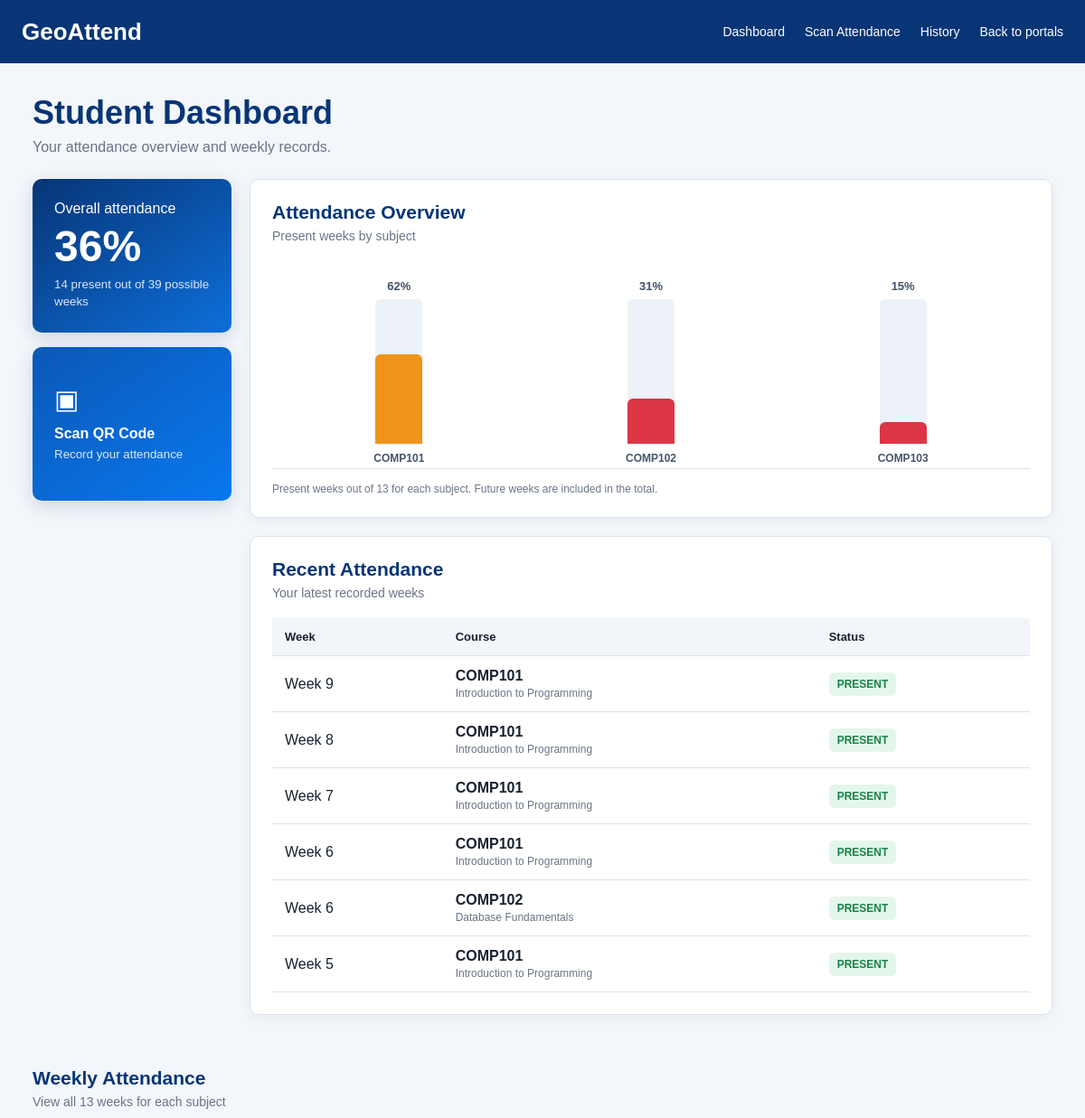
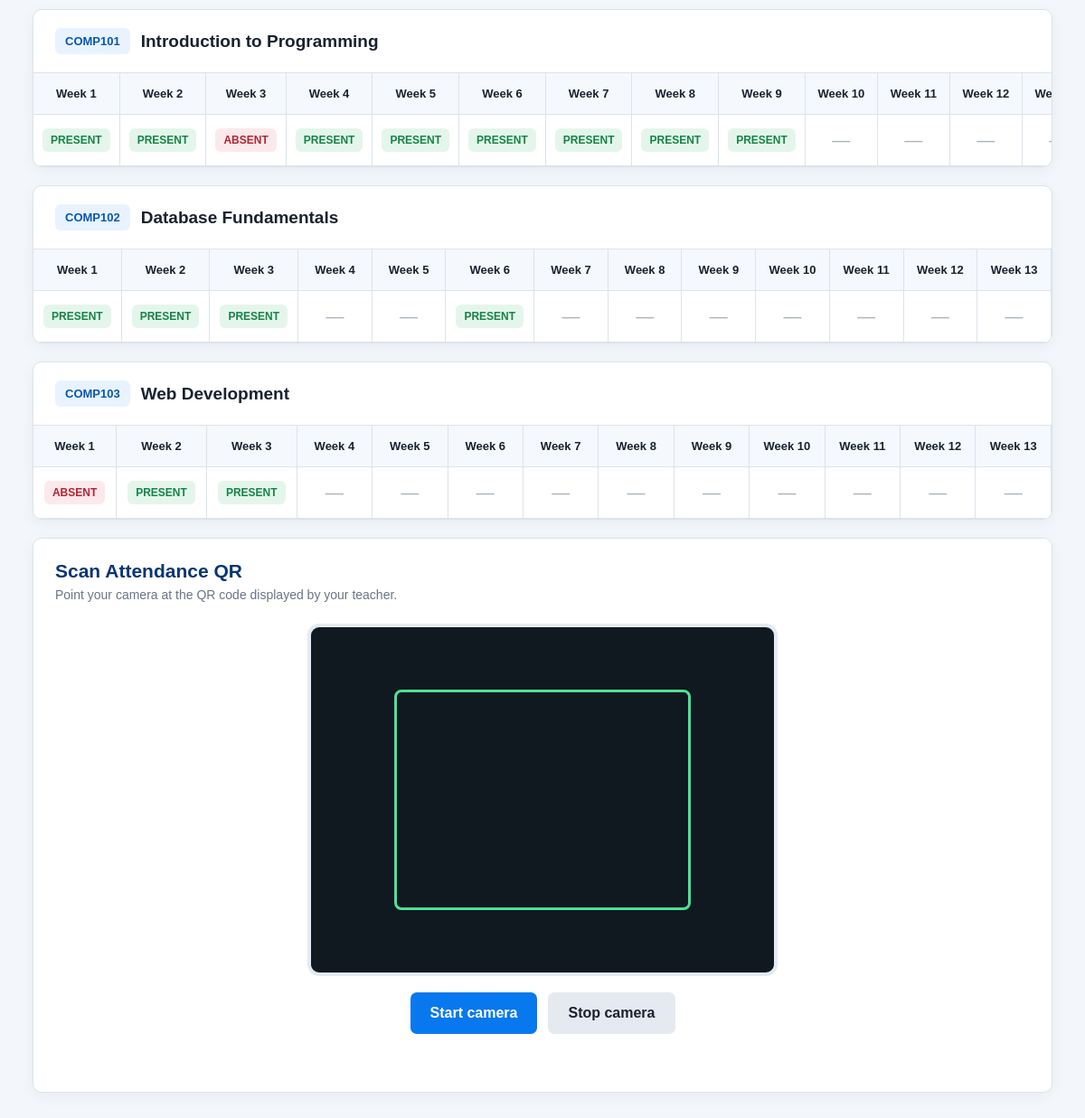
Screenshot of /student/1 with the database file from the repository (2 pictures, top to bottom).
### tables this page shows
CREATE TABLE class_sections (
    section_id INTEGER PRIMARY KEY AUTOINCREMENT,

    course_id INTEGER NOT NULL REFERENCES courses(course_id),
    lecturer_id INTEGER NOT NULL REFERENCES lecturers(lecturer_id),
    room_id INTEGER NOT NULL REFERENCES rooms(room_id),

    semester TEXT NOT NULL,
    academic_year TEXT NOT NULL,

    day_of_week TEXT NOT NULL
        CHECK (day_of_week IN (
            'MONDAY',
            'TUESDAY',
            'WEDNESDAY',
            'THURSDAY',
            'FRIDAY',
            'SATURDAY',
            'SUNDAY'
        )),

    start_time TEXT NOT NULL,
    end_time TEXT NOT NULL,

    section_status TEXT NOT NULL DEFAULT 'ACTIVE'
        CHECK (section_status IN ('ACTIVE', 'INACTIVE'))
);

CREATE TABLE courses (
    course_id INTEGER PRIMARY KEY AUTOINCREMENT,
    course_code TEXT NOT NULL UNIQUE,
    course_name TEXT NOT NULL,
    course_description TEXT
);

CREATE TABLE attendance_records (
    attendance_id INTEGER PRIMARY KEY AUTOINCREMENT,

    session_id INTEGER NOT NULL
        REFERENCES attendance_sessions(session_id),

    student_id INTEGER NOT NULL
        REFERENCES students(student_id),

    -- CLOCK IN
    clock_in_time TEXT,

    clock_in_latitude REAL,
    clock_in_longitude REAL,
    clock_in_accuracy_m REAL,
    clock_in_distance_m REAL,

    -- CLOCK OUT
    clock_out_time TEXT,

    clock_out_latitude REAL,
    clock_out_longitude REAL,
    clock_out_accuracy_m REAL,
    clock_out_distance_m REAL,

    -- WHAT THE SYSTEM DETECTED
    system_status TEXT
        CHECK (system_status IN (
            'PRESENT',
            'LATE',
            'INCOMPLETE',
            'ABSENT'
        )),

    -- FINAL OFFICIAL RESULT
    final_status TEXT
        CHECK (final_status IN (
            'PRESENT',
            'LATE',
            'ABSENT',
            'EXCUSED',
            'INCOMPLETE'
        )),

    -- CLOCK-IN / CLOCK-OUT WORKFLOW STATE
    completion_status TEXT NOT NULL DEFAULT 'ACTIVE'
        CHECK (completion_status IN (
            'ACTIVE',
            'COMPLETE',
            'MISSING_CLOCK_IN',
            'MISSING_CLOCK_OUT',
            'MANUAL_REVIEW',
            'MANUALLY_RESOLVED'
        )),

    -- HOW ATTENDANCE WAS RECORDED
    verification_method TEXT
        CHECK (verification_method IN (
            'QR_GPS',
            'LATE_CHECK_IN',
            'MANUAL',
            'LECTURER_OVERRIDE'
        )),

    created_at TEXT NOT NULL DEFAULT CURRENT_TIMESTAMP,
    updated_at TEXT NOT NULL DEFAULT CURRENT_TIMESTAMP,

    UNIQUE (session_id, student_id)
);

### app.py (the view)
@app.route('/student/<int:student_id>')
def student_page(student_id):
    subjects = db.student_subjects(student_id)
    grids = {}
    for subject in subjects:
        subject_id = subject['subject_id']
        grids[subject_id] = db.attendance_grid(subject_id)
    return render_template(
        'student.html',
        student_id=student_id,
        subjects=subjects,
        grids=grids
    )

### database.py (called while the page is built)
def connect():
    db = sqlite3.connect(DATABASE)
    db.row_factory = sqlite3.Row
    db.execute('PRAGMA foreign_keys = ON')
    return db

def read(sql, values=()):
    with closing(connect()) as db:
        return db.execute(sql, values).fetchall()

def student_subjects(student_id):
    return read('''SELECT cs.section_id AS subject_id, c.course_code AS code, c.course_name AS name
                   FROM enrolments e JOIN class_sections cs USING(section_id)
                   JOIN courses c USING(course_id)
                   WHERE e.student_id = ? AND e.enrolment_status = 'ACTIVE'
                     AND cs.section_status = 'ACTIVE' ''', (student_id,))

def first_week(subject_id):
    rows = read('SELECT MIN(session_date) AS first_date FROM attendance_sessions WHERE section_id = ?', (subject_id,))
    return date.fromisoformat(rows[0]['first_date']) if rows[0]['first_date'] else date.today()

def attendance_grid(subject_id):
    start = first_week(subject_id)
    rows = read('''SELECT a.student_id, a.final_status, s.session_date FROM attendance_records a
                   JOIN attendance_sessions s USING(session_id) WHERE s.section_id = ?''', (subject_id,))
    grid = {}
    for row in rows:
        week = (date.fromisoformat(row['session_date']) - start).days // 7 + 1
        grid[(row['student_id'], week)] = row['final_status'] or ''
    return grid

### templates/student.html (shortened to what this page needs)
<!DOCTYPE html>
<html lang="en">
<head>
    <link
        rel="stylesheet"
        href="{{ url_for('static', filename='CSS/style.css') }}"
    >
</head>
<body class="student-dashboard">
    {% set totals = namespace(present=0) %}
    {% set total_possible = subjects|length * 13 %}
    {% for subject in subjects %}
        {% for week in range(1, 14) %}
            {% set status = grids[subject.subject_id].get((student_id, week), '')|upper %}
            {% if status == 'PRESENT' %}
                {% set totals.present = totals.present + 1 %}
            {% endif %}
        {% endfor %}
    {% endfor %}
    <header class="top-header">
        <a class="logo" href="{{ url_for('select_user_page') }}">
            GeoAttend
        </a>
        <nav class="student-nav" aria-label="Student navigation">
            <a href="#overview">Dashboard</a>
            <a href="#scan-attendance">Scan Attendance</a>
            <a href="#history">History</a>
            <a href="{{ url_for('select_user_page') }}">Back to portals</a>
        </nav>
    </header>
    <main class="dashboard-container" id="overview">
        <div class="page-heading">
            <h1>Student Dashboard</h1>
            <p>Your attendance overview and weekly records.</p>
        </div>
        <div class="student-overview-layout">
            <aside class="student-quick-cards">
                <section class="student-percentage-card" aria-label="Overall attendance">
                    <span>Overall attendance</span>
                    {% if total_possible %}
                        <strong>
                            {{ ((totals.present / total_possible) * 100)|round|int }}%
                        </strong>
                    {% else %}
                        <strong>—</strong>
                    {% endif %}
                    <small>
                        {{ totals.present }} present out of
                        {{ total_possible }} possible weeks
                    </small>
                </section>
                <a class="student-scan-tile" href="#scan-attendance">
                    <span class="student-scan-symbol" aria-hidden="true">▣</span>
                    <strong>Scan QR Code</strong>
                    <small>Record your attendance</small>
                </a>
            </aside>
            <div class="student-overview-main">
                <section class="content-card student-chart-card">
                    <div class="student-card-heading">
                        <div>
                            <h2>Attendance Overview</h2>
                            <p>Present weeks by subject</p>
                        </div>
                    </div>
                    {% if subjects %}
                    <div class="student-chart">
                        {% for subject in subjects %}
                            {% set subject_total = namespace(present=0) %}
                            {% for week in range(1, 14) %}
                                {% set status = grids[subject.subject_id].get((student_id, week), '')|upper %}
                                {% if status == 'PRESENT' %}
                                    {% set subject_total.present = subject_total.present + 1 %}
                                {% endif %}
                            {% endfor %}
                            {% set percentage = ((subject_total.present / 13) * 100)|round|int %}
                            <div class="student-chart-item">
                                <span class="student-chart-value">
                                    {{ percentage }}%
                                </span>
                                <div class="student-chart-track">
                                    <div
                                        class="student-chart-bar
                                        {% if percentage >= 75 %}chart-green
                                        {% elif percentage >= 50 %}chart-orange
                                        {% else %}chart-red{% endif %}"
                                        style="height: {{ percentage }}%;"
                                    ></div>
                                </div>
                                <span
                                    class="student-chart-label"
                                    title="{{ subject.name }}"
                                >
                                    {{ subject.code }}
                                </span>
                            </div>
                        {% endfor %}
                    </div>
                    <p class="student-chart-note">
                        Present weeks out of 13 for each subject.
                        Future weeks are included in the total.
                    </p>
                    {% else %}
                    <p class="student-no-data">
                        No subjects available yet.
                    </p>
                    {% endif %}
                </section>
                <section
                    class="content-card student-history-card"
                    id="history"
                >
                    <div class="student-card-heading">
                        <div>
                            <h2>Recent Attendance</h2>
                            <p>Your latest recorded weeks</p>
                        </div>
                    </div>
                    <div class="student-history-scroll">
                        <table class="student-history-table">
                            <thead>
                                <tr>
                                    <th scope="col">Week</th>
                                    <th scope="col">Course</th>
                                    <th scope="col">Status</th>
                                </tr>
                            </thead>
                            <tbody>
                                {% set recent = namespace(count=0) %}
                                {% for week in range(13, 0, -1) %}
                                    {% for subject in subjects %}
                                        {% set status = grids[subject.subject_id].get((student_id, week), '') %}
                                        {% if status and recent.count < 6 %}
                                            {% set recent.count = recent.count + 1 %}
                                            <tr>
                                                <td>Week {{ week }}</td>
                                                <td>
                                                    <strong>{{ subject.code }}</strong>
                                                    <span>{{ subject.name }}</span>
                                                </td>
                                                <td>
                                                    <span class="attendance-status
                                                        {% if status|upper == 'PRESENT' %}status-present
                                                        {% elif status|upper == 'ABSENT' %}status-absent
                                                        {% elif status|upper == 'LATE' %}status-late
                                                        {% endif %}">
                                                        {{ status }}
                                                    </span>
                                                </td>
                                            </tr>
                                        {% endif %}
                                    {% endfor %}
                                {% endfor %}
                            </tbody>
                        </table>
                    </div>
                </section>
            </div>
        </div>
        <section
            class="student-records-section"
            aria-labelledby="records-heading"
        >
            <div class="student-card-heading">
                <div>
                    <h2 id="records-heading">Weekly Attendance</h2>
                    <p>View all 13 weeks for each subject</p>
                </div>
            </div>
            {% for subject in subjects %}
            <article class="content-card student-subject-card">
                <div class="student-subject-heading">
                    <span class="subject-code">
                        {{ subject.code }}
                    </span>
                    <h3>{{ subject.name }}</h3>
                </div>
                <div class="table-wrapper">
                    <table class="attendance-table student-attendance-table">
                        <thead>
                            <tr>
                                {% for week in range(1, 14) %}
                                <th scope="col">
                                    Week {{ week }}
                                </th>
                                {% endfor %}
                            </tr>
                        </thead>
                        <tbody>
                            <tr>
                                {% for week in range(1, 14) %}
                                    {% set status = grids[subject.subject_id].get((student_id, week), '') %}
                                    <td>
                                        {% if status %}
                                            <span class="attendance-status
                                                {% if status|upper == 'PRESENT' %}status-present
                                                {% elif status|upper == 'ABSENT' %}status-absent
                                                {% elif status|upper == 'LATE' %}status-late
                                                {% endif %}">
                                                {{ status }}
                                            </span>
                                        {% else %}
                                            <span class="empty-status">—</span>
                                        {% endif %}
                                    </td>
                                {% endfor %}
                            </tr>
                        </tbody>
                    </table>
                </div>
            </article>
            {% else %}
            <div class="content-card student-no-data">
                No active subjects were found for this student.
            </div>
            {% endfor %}
        </section>
        <section
            class="content-card student-scanner-card"
            id="scan-attendance"
            aria-labelledby="scanner-heading"
        >
            <div class="student-card-heading">
                <div>
                    <h2 id="scanner-heading">
                        Scan Attendance QR
                    </h2>
                    <p>
                        Point your camera at the QR code
                        displayed by your teacher.
                    </p>
                </div>
            </div>
            <div class="camera-container">
                <video
                    id="camera"
                    playsinline
                    muted
                    aria-label="QR scanner camera preview"
                ></video>
            </div>
            <div class="scanner-actions">
                <button
                    id="start"
                    class="primary-button"
                    type="button"
                >
                    Start camera
                </button>
                <button
                    id="stop"
                    class="secondary-button"
                    type="button"
                >
                    Stop camera
                </button>
            </div>
            <p
                id="message"
                class="scanner-message"
                role="status"
                aria-live="polite"
                data-scan-url="{{ url_for('scan', student_id=student_id) }}"
            ></p>
        </section>
    </main>
</body>
</html>

### rows the page displays
class_sections: percentage "62", code "COMP101", week "9", name "Introduction to Programming", status "PRESENT", week "8", week "7", week "6", week "5", week "1" "2" "3" "4" "5" "6" "7" "8" "9" "10" "11" "12", status "PRESENT" "ABSENT" "PRESENT" "PRESENT" "PRESENT" "PRESENT"
class_sections: percentage "31", code "COMP102", week "6", name "Database Fundamentals", week "1" "2" "3" "4" "5" "6" "7" "8" "9" "10" "11" "12" "13"
class_sections: percentage "15", code "COMP103", name "Web Development", week "1" "2" "3" "4" "5" "6" "7" "8" "9" "10" "11" "12" "13"
attendance_records: final_status "PRESENT", final_status "PRESENT"
attendance_records: final_status "PRESENT", final_status "PRESENT"
attendance_records: final_status "PRESENT", final_status "PRESENT"
attendance_records: final_status "PRESENT"
attendance_records: final_status "PRESENT"
attendance_records: final_status "PRESENT"
attendance_records: final_status "PRESENT"
attendance_records: final_status "ABSENT"
attendance_records: final_status "PRESENT"
attendance_records: final_status "PRESENT"

### other values shown
{{ ((totals.present / total_possible) * 100)|round|int }} "36"
{{ totals.present }} "14"
{{ total_possible }} "39"
